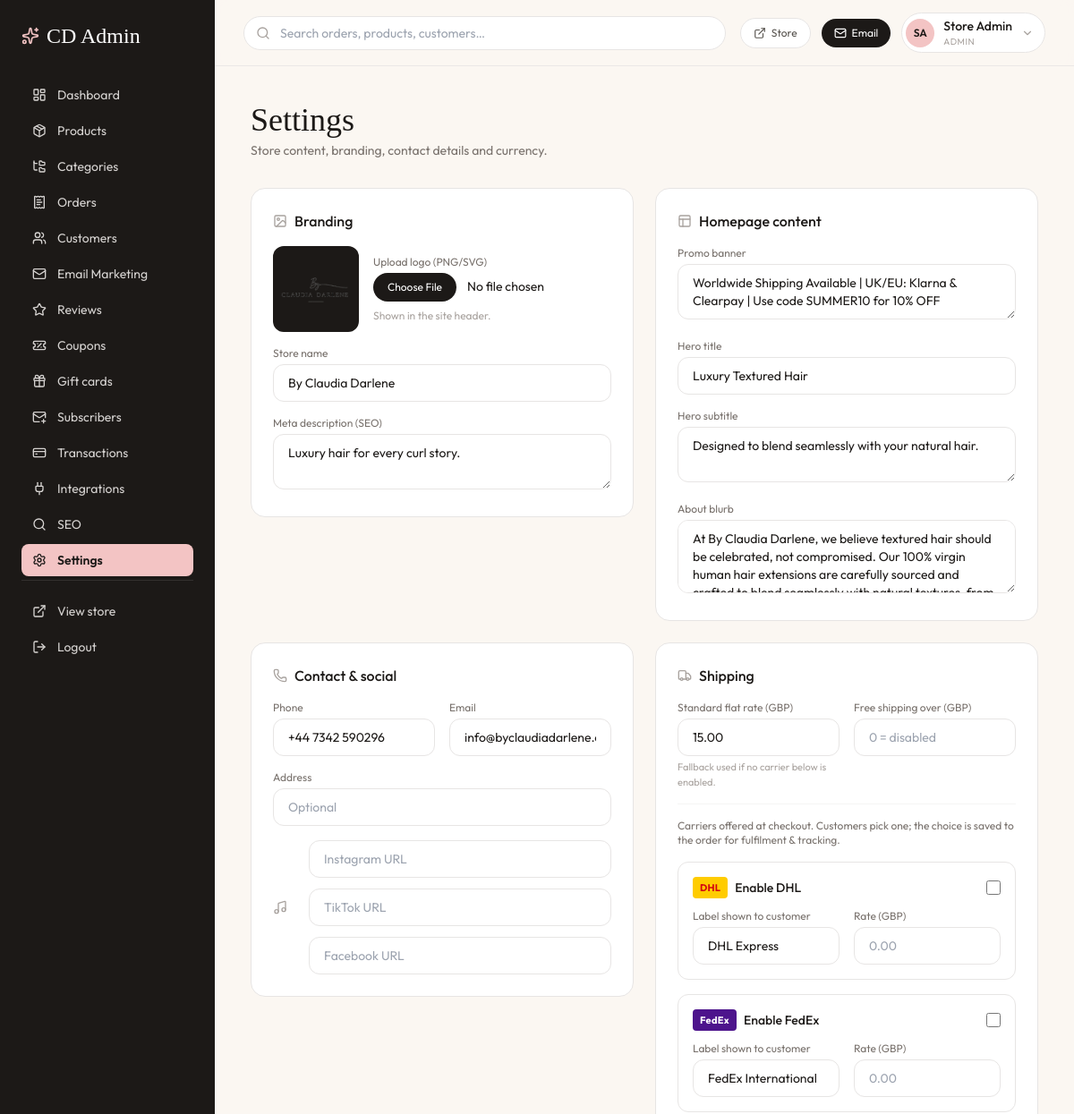
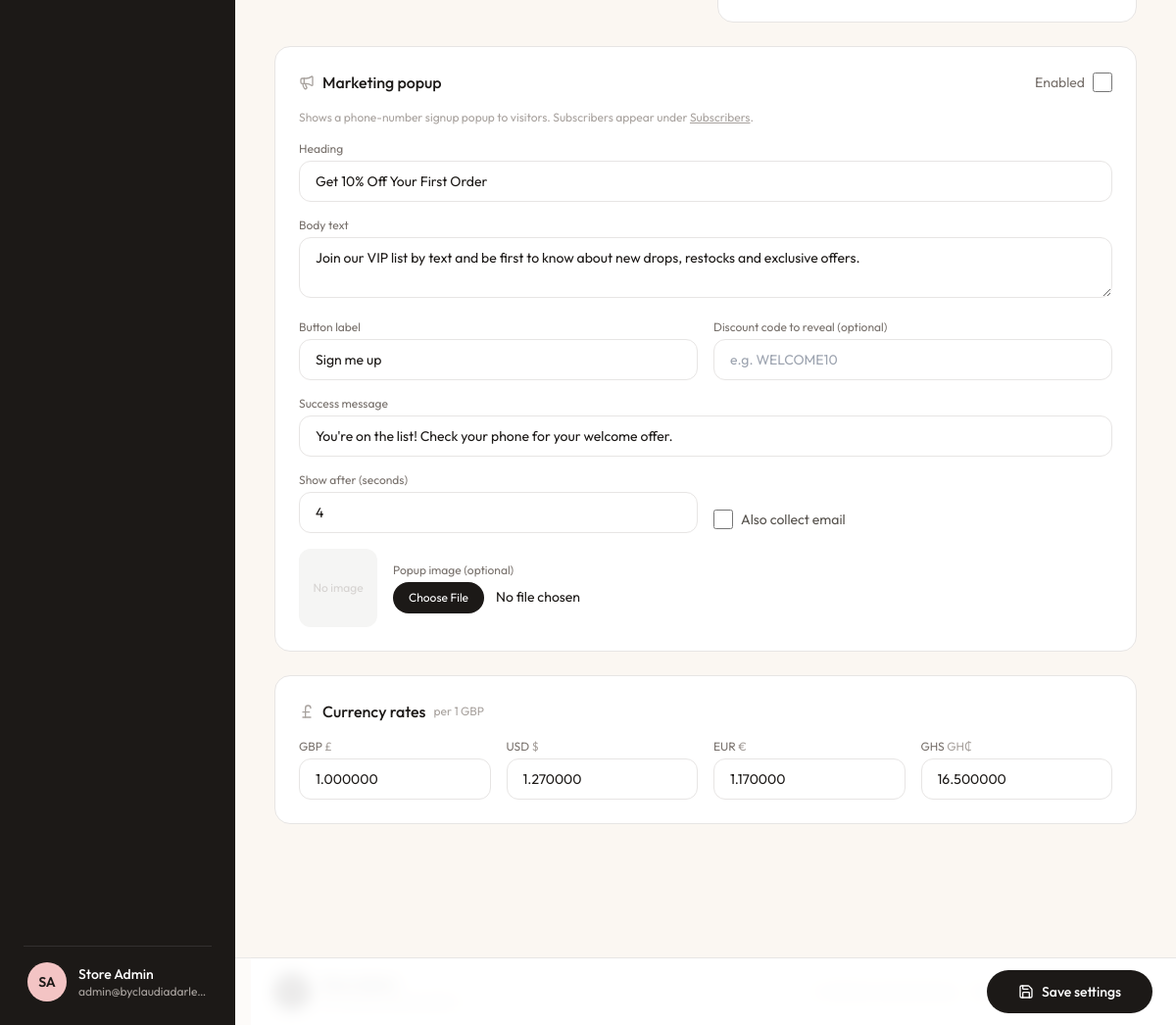
Screenshot of /admin/settings.php (signed in) with the database file from the repository (2 pictures, top to bottom).
### tables this page shows
CREATE TABLE IF NOT EXISTS users (
  id INT UNSIGNED AUTO_INCREMENT PRIMARY KEY,
  name VARCHAR(120) NOT NULL,
  email VARCHAR(190) NULL UNIQUE,
  password VARCHAR(255) NOT NULL,
  phone VARCHAR(40) NULL UNIQUE,
  role ENUM('customer','admin') NOT NULL DEFAULT 'customer',
  loyalty_points INT NOT NULL DEFAULT 0,
  wishlist_share_token VARCHAR(64) NULL UNIQUE,
  created_at TIMESTAMP DEFAULT CURRENT_TIMESTAMP,
  updated_at TIMESTAMP DEFAULT CURRENT_TIMESTAMP ON UPDATE CURRENT_TIMESTAMP
);

CREATE TABLE IF NOT EXISTS currency_rates (
  id INT UNSIGNED AUTO_INCREMENT PRIMARY KEY,
  code CHAR(3) NOT NULL UNIQUE,
  name VARCHAR(60) NOT NULL,
  symbol VARCHAR(8) NOT NULL,
  rate_from_gbp DECIMAL(12,6) NOT NULL DEFAULT 1,
  updated_at TIMESTAMP DEFAULT CURRENT_TIMESTAMP ON UPDATE CURRENT_TIMESTAMP
);

### admin/settings.php (the view, shortened to what the rows shown need)
<?php
require_admin();
$rates = currency_rates();
require __DIR__ . '/_layout_top.php';
?>
<div class="mb-8">
  <h1 class="font-display text-4xl">Settings</h1>
</div>
<form method="post" enctype="multipart/form-data" class="grid lg:grid-cols-2 gap-6 items-start pb-24">
  <div class="bg-white rounded-2xl border border-stone-200 p-6 space-y-4">
    <h2 class="font-medium flex items-center gap-2"><?= admin_icon('image', 'w-4 h-4 text-stone-400') ?> Branding</h2>
  </div>
  <div class="bg-white rounded-2xl border border-stone-200 p-6 space-y-4">
    <h2 class="font-medium flex items-center gap-2"><?= admin_icon('layout', 'w-4 h-4 text-stone-400') ?> Homepage content</h2>
  </div>
  <div class="bg-white rounded-2xl border border-stone-200 p-6 space-y-4">
    <h2 class="font-medium flex items-center gap-2"><?= admin_icon('phone', 'w-4 h-4 text-stone-400') ?> Contact &amp; social</h2>
  </div>
  <div class="bg-white rounded-2xl border border-stone-200 p-6 space-y-4">
    <h2 class="font-medium flex items-center gap-2"><?= admin_icon('truck', 'w-4 h-4 text-stone-400') ?> Shipping</h2>
  </div>
  <div class="bg-white rounded-2xl border border-stone-200 p-6 space-y-4 lg:col-span-2">
    <div class="flex items-center justify-between">
      <h2 class="font-medium flex items-center gap-2"><?= admin_icon('megaphone', 'w-4 h-4 text-stone-400') ?> Marketing popup</h2>
    </div>
  </div>
  <div class="bg-white rounded-2xl border border-stone-200 p-6 space-y-4 lg:col-span-2">
    <h2 class="font-medium flex items-center gap-2"><?= admin_icon('pound-sterling', 'w-4 h-4 text-stone-400') ?> Currency rates <span class="text-xs text-stone-400 font-normal">per 1 GBP</span></h2>
    <div class="grid sm:grid-cols-2 lg:grid-cols-4 gap-4">
      <?php foreach ($rates as $code => $r): ?>
        <div>
          <label class="text-xs text-stone-500 mb-1 block"><?= e($code) ?> <span class="text-stone-400"><?= e($r['symbol'] ?? '') ?></span></label>
          <input type="number" step="0.000001" name="rate[<?= e($code) ?>]" value="<?= e((string) $r['rate_from_gbp']) ?>" class="w-full rounded-xl border border-stone-200 px-4 py-2.5 text-sm focus:outline-none focus:ring-2 focus:ring-[#F3C4C4]" <?= $code === 'GBP' ? 'readonly' : '' ?>>
        </div>
      <?php endforeach; ?>
    </div>
  </div>
</form>
<?php require __DIR__ . '/_layout_bottom.php'; ?>

### admin/_layout_top.php (shortened to what the rows shown need)
<?php
$user = current_user();
$adminName = trim((string) ($user['name'] ?? 'Admin'));
$adminEmail = trim((string) ($user['email'] ?? ''));
?>
<!DOCTYPE html>
<html lang="en">
<head>
  <script src="https://cdn.tailwindcss.com"></script>
</head>
<body class="bg-[#FBF7F2] text-stone-900 min-h-screen">
  <div class="flex min-h-screen">
    <aside class="w-60 bg-stone-900 text-white p-6 hidden md:flex md:flex-col">
      <div class="mt-6 pt-4 border-t border-white/10 shrink-0">
        <div class="flex items-center gap-3 px-1">
          <div class="min-w-0">
            <p class="text-sm font-medium truncate"><?= e($adminName) ?></p>
            <p class="text-xs text-stone-400 truncate"><?= e($adminEmail !== '' ? $adminEmail : 'Administrator') ?></p>
          </div>
        </div>
      </div>
    </aside>
    <div class="flex-1 flex flex-col min-w-0 min-h-screen">
      <header class="sticky top-0 z-30 bg-[#FBF7F2]/90 backdrop-blur border-b border-stone-200/80">
        <div class="px-4 sm:px-8 py-3.5 flex items-center gap-3 sm:gap-4">
          <div class="flex items-center gap-2 sm:gap-3 shrink-0 ml-auto">
            <div class="relative group">
              <button type="button" class="flex items-center gap-2.5 rounded-full border border-stone-200 bg-white pl-1 pr-3 py-1 hover:bg-stone-50 transition" aria-haspopup="true">
                <span class="hidden sm:block text-left min-w-0">
                  <span class="block text-sm font-medium truncate max-w-[120px]"><?= e($adminName) ?></span>
                  <span class="block text-[10px] uppercase tracking-wider text-stone-400">Admin</span>
                </span>
              </button>
            </div>
          </div>
        </div>
      </header>
      <main class="flex-1 p-6 sm:p-10">

### rows the page displays
users: name "Store Admin", email "admin@byclaudiadarle…"
currency_rates: code "GBP", symbol "£", rate_from_gbp "1.000000"
currency_rates: code "USD", symbol "$", rate_from_gbp "1.270000"
currency_rates: code "EUR", symbol "€", rate_from_gbp "1.170000"
currency_rates: code "GHS", symbol "GH₵", rate_from_gbp "16.500000"

### other values shown
$adminInitials "SA"
